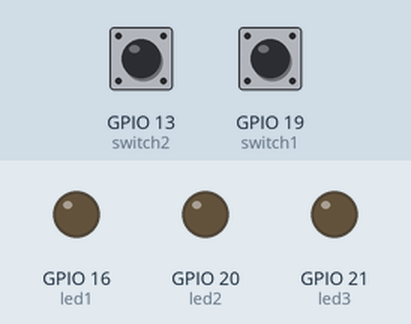
Recording of a program running on a simulated Raspberry Pi (BCM pin numbers). Shown: output pins drawn as LEDs (lit = HIGH). The inputs (shaded band) are chosen by the test bench; at power-on: GPIO 13 (switch2) HIGH, GPIO 19 (switch1) HIGH.

Above: at 1.2 s.
1.3 s: GPIO 13 (switch2) pulled LOW for 3.2 s
At 2.7 s:
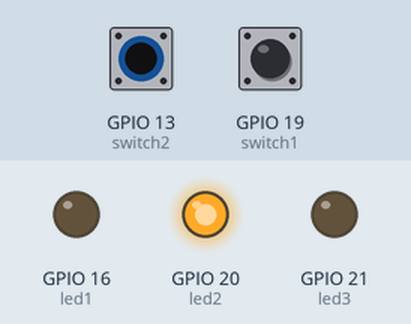
6.1 s: GPIO 19 (switch1) pulled LOW for 3.2 s
At 6.8 s:
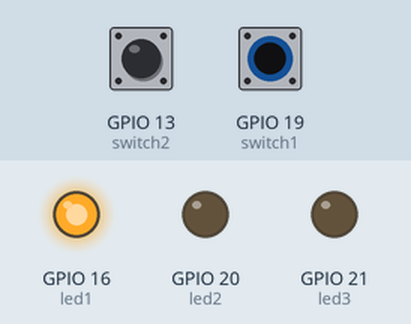
10.9 s: GPIO 13 (switch2) driven LOW and GPIO 19 (switch1) driven LOW
At 11.7 s:
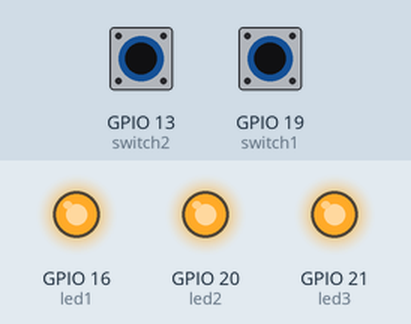
13.9 s: GPIO 13 (switch2) driven HIGH
At 16.7 s:
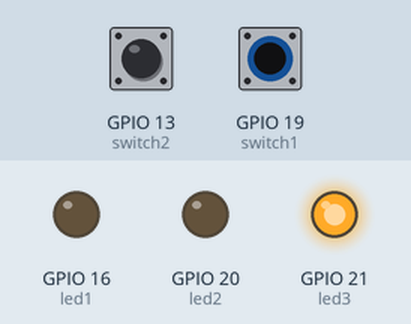
16.9 s: GPIO 13 (switch2) pulsed LOW 2 times (0.12 s each, 0.3 s apart)
Timing chart, 0 to 20.9 s (numbered marks = the images above; inputs shaded):
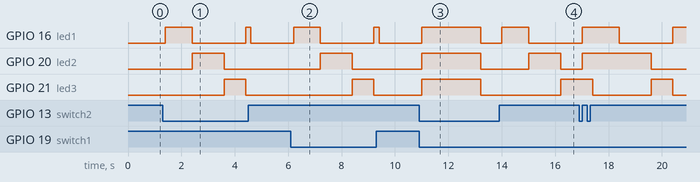

Measured:
- after the input at 1.3 s, GPIO 16 (led1): LOW → HIGH after 0.10 s, → LOW 1.0 s later, → HIGH 2.0 s later, → LOW 0.20 s later; GPIO 20 (led2): LOW → HIGH after 1.1 s, → LOW 1.2 s later; GPIO 21 (led3): LOW → HIGH after 2.3 s, → LOW 0.80 s later
- after the input at 6.1 s, GPIO 16 (led1): LOW → HIGH after 0.10 s, → LOW 1.0 s later, → HIGH 2.0 s later, → LOW 0.20 s later; GPIO 20 (led2): LOW → HIGH after 1.1 s, → LOW 1.2 s later; GPIO 21 (led3): LOW → HIGH after 2.3 s, → LOW 0.80 s later
- after the input at 10.9 s, GPIO 16 (led1), GPIO 20 (led2), GPIO 21 (led3): LOW → HIGH after 0.10 s, → LOW 2.2 s later
- after the input at 13.9 s, GPIO 16 (led1): LOW → HIGH after 0.10 s instead of 1.1 s; GPIO 21 (led3): LOW → HIGH after 2.3 s instead of 1.1 s

The program:

part2gpiozero.py
```python
from gpiozero import LED, Button
from time import sleep
led1 = LED(16)
led2 = LED(20)
led3 = LED(21)

switch1 = Button(19)
switch2 = Button(13)

while True:
    if switch1.is_pressed and switch2.is_pressed:
        timecount = 0.0
        while timecount < 4.0:
            if not(switch1.is_pressed and switch2.is_pressed):
                break;
            if (timecount < 2.0):
                led1.on()
                led2.on()
                led3.on()
            else:
                led1.off()
                led2.off()
                led3.off()
            sleep(0.2)
            timecount += 0.2
    elif not(switch1.is_pressed or switch2.is_pressed):
        led1.off()
        led2.off()
        led3.off()
        sleep(0.2)
    else:
        timecount = 0.0
        while timecount < 3.0:
            if switch1.is_pressed == switch2.is_pressed :
                break;
            if timecount < 1.0 :
               led3.off()
               led1.on()
            elif timecount < 2.0 :
               led1.off()
               led2.on()
            else :
               led2.off()
               led3.on()
            timecount += 0.2
            sleep(0.2)
```
